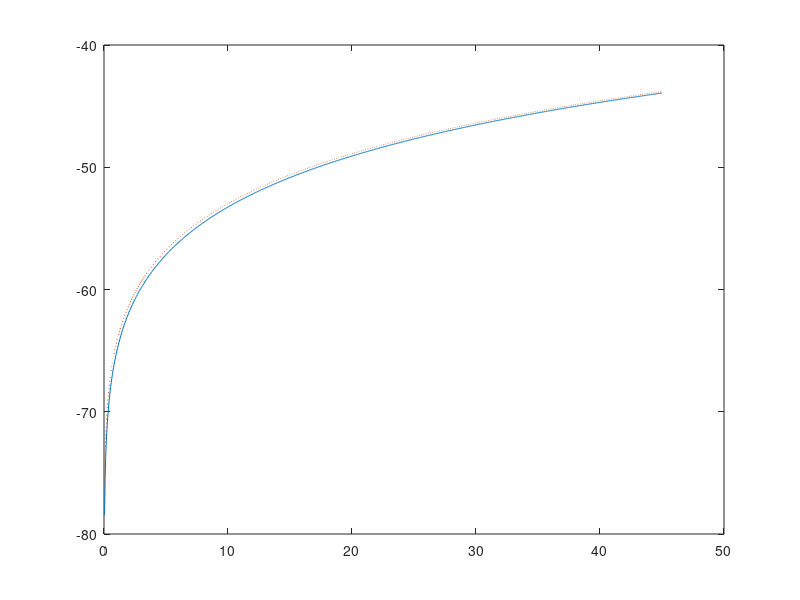
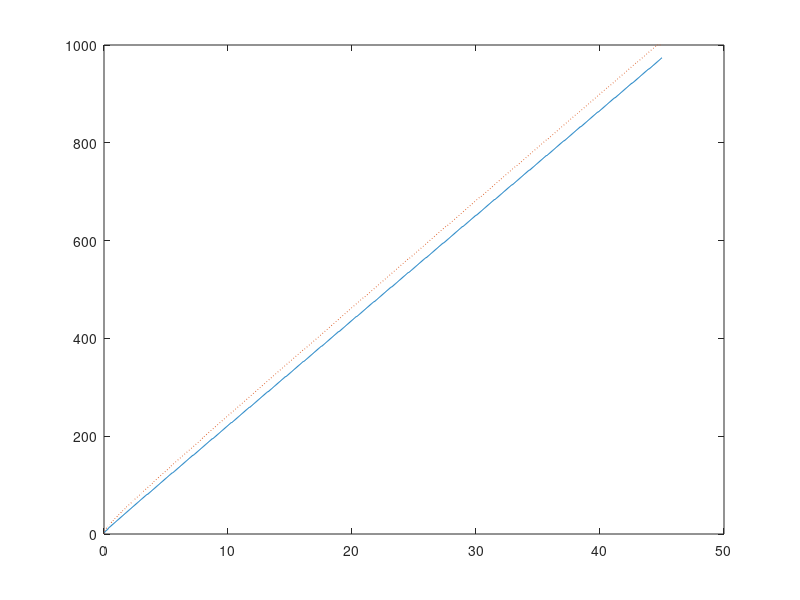

Here is the MATLAB script that generated these plots, in order:
close all
clear all
%%%% Set up parameters
alpha = 0.35;
beta = 0.99;
delta = 0.025;
sigma = 2;
a_high = 1.1;
a_low = 0.678; %questionable
prob = [0.977 0.023; 0.074 0.926];

%%%% Set up discretized state space
k_min = 0;
k_max = 45;
num_k = 1000; % number of points in the grid for k

k = linspace(k_min, k_max, num_k);

k_mat = repmat(k', [1 num_k]); % this will be useful in a bit

%%%% Set up consumption and return function
% 1st dim(rows): k today, 2nd dim (cols): k' chosen for tomorrow
cons_low = a_low*k_mat' .^ alpha + (1 - delta) * k_mat' - k_mat; 
cons_high = a_high*k_mat' .^ alpha + (1 - delta) * k_mat' - k_mat; 

cons_low(find(cons_low<=0)) = NaN;
cons_high(find(cons_high<=0)) = NaN;

ret_low = cons_low .^ (1 - sigma) / (1 - sigma);
ret_high = cons_high .^ (1 - sigma) / (1 - sigma);% return function
% negative consumption is not possible -> make it irrelevant by assigning
% it very large negative utility
ret_low(find(isnan(ret_low))) = -inf;
ret_high(find(isnan(ret_high))) = -inf;

%%%% Iteration
dis = 1; tol = 1e-07; % tolerance for stopping 
v_guess = zeros(num_k,2);
pol_index = zeros(num_k,2);
while dis > tol
    % compute the utility value for all possible combinations of k and k':
     [vfn_low,pol_index_low]=max(ret_low + beta*repmat(v_guess*prob(2,:)',1,num_k));
  [vfn_high,pol_index_high]=max(ret_high + beta*repmat(v_guess*prob(1,:)',1,num_k));
    % find the optimal k' for every k:
 
  
  pol_index=[pol_index_low' pol_index_high'];
 vfn=[vfn_low' vfn_high'];
  
    
    % what is the distance between current guess and value function
    dis = max(abs(vfn - v_guess));
    
    % if distance is larger than tolerance, update current guess and
    % continue, otherwise exit the loop
    v_guess = vfn;
end

%g = k(pol_indx); % policy function

plot(k,vfn_low,'-',k,vfn_high,':')
figure
plot(k,pol_index_low,'-',k,pol_index_high,':')
